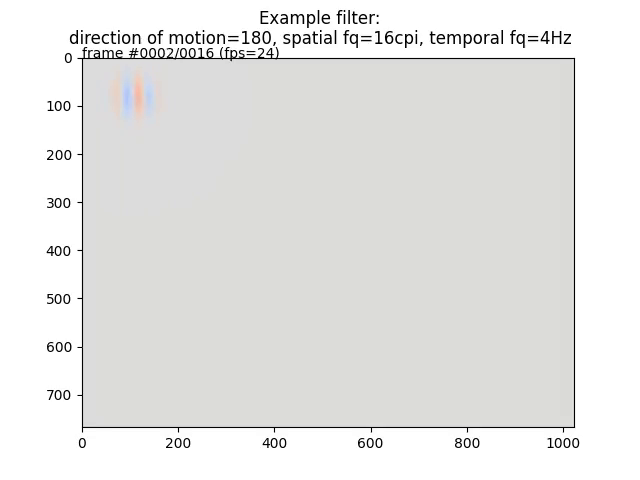
#> input picture frame 1 of _downloads/example_moten_filter.mp4, 640 x 480 px, given in place of avsnr150s24fps_tiny.mp4, which was not available
$ python compare_numpy_vs_gpu.py   (older library calls are emulated)
#> lines starting #> are read from the running program, lines starting #| are printed output that depends on the picture
### moten/io.py
'''
'''
# Anwar O. Nunez-Elizalde (Jan, 2016)
#
# Updates:
#  Anwar O. Nunez-Elizalde (Apr, 2020)
#
#
from PIL import Image
import numpy as np

from moten.utils import iterator_func
from moten.colorspace import rgb2lab

ANTIALIAS = Image.Resampling.LANCZOS if hasattr(Image, "Resampling") else Image.ANTIALIAS


def video_buffer(video_file, nimages=np.inf):
    '''Generator for a video file.

    Yields individual uint8 images from a video file.
    The video is loaded into memory one frame at a time.

    Parameters
    ----------
    video_file : str
        Full path to the video file.
        This can be a video file on disk or from a website.
    nimages : optional, int
        If specified, only `nimages` frames are loaded.

    Yields
    ------
    video_frame : uint8 3D np.ndarray, (vdim, hdim, color)
        Each ``next()`` call yields an uint8 RGB frame from video.

    Example
    -------
    >>> video_file = 'http://anwarnunez.github.io/downloads/avsnr150s24fps_tiny.mp4'
    >>> image_buffer = video_buffer(video_file, nimages=50)
    >>> movie = np.asarray([frame for frame in image_buffer])
    >>> print(movie.shape) # (nimages, vdim, hdim, color)
    (50, 144, 256, 3)
    '''
    import cv2
    cap = cv2.VideoCapture(video_file)
    frameidx = 0
    while True:
        if frameidx >= nimages:
            break
        flag, im = cap.read()
        frameidx += 1
        if flag:
            yield im[...,::-1] # flip to RGB
        else:
            break


# [70 lines left out: functions generate_frames_from_greyvideo, generate_frame_difference_from_greyvideo, not called in this run]


def video2luminance(video_file, size=None, nimages=np.inf):
    '''Convert the video frames to luminance images.

    Internally, this function loads one video frame into memory at a time.
    Tt converts the RGB pixel values from one frame to CIE-LAB pixel values.
    It then keeps the luminance channel only. This process is performed
    for all frames requested or until we reach the end of the video file.

    Parameters
    ----------
    video_file : str
        Full path to the video file.
        This can be a video file on disk or from a website.
    size : optional, tuple (vdim, hdim)
        The desired output image size.
        If specified, the image is scaled or shrunk to this size.
        If not specified, the original size is kept.
    nimages : optional, int
        If specified, only `nimages` frames are converted to luminance.

    Returns
    -------
    luminance_images : 3D np.ndarray, (nimages, vdim, hdim)
        Pixel values are in the 0-100 range.
    '''
    vbuffer = video_buffer(video_file, nimages=nimages)
    luminance_video = []
    for imageidx, image_rgb in iterator_func(enumerate(vbuffer),
                                             '%s.video2luminance'%__name__):
        luminance_image = imagearray2luminance(image_rgb, size=size).squeeze()
        luminance_video.append(luminance_image)
    return np.asarray(luminance_video)


# [31 lines left out: function video2grey, not called in this run]


def imagearray2luminance(uint8arr, size=None, filter=ANTIALIAS, dtype=np.float64):
    '''Convert an array of uint8 RGB images to a luminance image

    Parameters
    ----------
    uint8arr : 4D np.ndarray, (nimages, vdim, hdim, color)
        The uint8 RGB frames.
    size : optional, tuple (vdim, hdim)
        The desired output image size.
    filter: to be passed to PIL

    Returns
    -------
    luminance_array : 3D np.ndarray, (nimages, vdim, hdim)
        The luminance image representation.
        Pixel values are in the 0-100 range.
    '''
    from scipy import misc
    from moten.colorspace import rgb2lab

    if uint8arr.ndim == 3:
        # handle single image case
        uint8arr = np.asarray([uint8arr])

    nimages, vdim, hdim, cdim = uint8arr.shape
    outshape = (nimages, vdim, hdim) if size is None \
        else (nimages, size[0], size[1])

    luminance = np.zeros(outshape, dtype=dtype)
    for imdx in range(nimages):
        im = uint8arr[imdx]
        if size is not None:
            im = Image.fromarray(im)
            im = resize_image(im, size=size, filter=filter)
        im = rgb2lab(im/255.)[...,0]
        luminance[imdx] = im
    return luminance


def resize_image(im, size=(96,96), filter=ANTIALIAS):
    '''Resize an image and return its array representation.

    Parameters
    ----------
    im : str, np.ndarray(uint8), or PIL.Image object
        The path to the image, an image array, or a loaded PIL.Image.
    size : tuple, (vdim, hdim)
        The desired output image size.

    Returns
    -------
    arr : uint8 np.array, (vdim, hdim, 3)
        The resized image array
    '''
    if isinstance(im, str):
        im = Image.open(im)
    elif isinstance(im, np.ndarray):
        im = Image.fromarray(im)
    im.load()

    # flip to PIL.Image convention
    size = size[::-1]
    try:
        im = im._new(im.im.stretch(size, filter))
    except AttributeError:
        # PIL 4.0.0 The stretch function on the core image object has been removed.
        # This used to be for enlarging the image, but has been aliased to resize recently.
        im = im._new(im.im.resize(size, filter))
    im = np.asarray(im)
    return im


# [66 lines left out: functions load_image_luminance, apply_mask, not called in this run]

### moten/utils.py
'''Help functions.
'''
# Anwar O. Nunez-Elizalde (Jan, 2016)
#
# Updates:
#  Anwar O. Nunez-Elizalde (Apr, 2020)
#
#
from moten.backend import get_backend

with_tqdm = True
try:
    from tqdm import tqdm
except ImportError:
    with_tqdm = False
    pass


##############################
# helper functions
##############################

# [17 lines left out: functions log_compress, sqrt_sum_squares, pointwise_square, not called in this run]


class DotDict(dict):
    '''A dictionary with dot syntax.
    '''
    # Copied from pykilosort (written by C. Rossant).
    def __init__(self, *args, **kwargs):
        super(type(self), self).__init__(*args, **kwargs)
        self.__dict__ = self

    # [4 lines left out: function copy, not called in this run]


def iterator_func(*args, **kwargs):
    '''If available, show iteration progress with `tqdm`.
    '''
    try:
        from tqdm import tqdm
        return tqdm(*args, **kwargs)
    except ImportError:
        return args[0]
    raise ValueError('Unknown')

### moten/backend/_utils.py
"""Backend utilities for pymoten.

Provides set_backend/get_backend for switching between numpy and torch.
"""
import importlib
import types
import warnings

ALL_BACKENDS = [
    "numpy",
    "torch",
    "torch_cuda",
    "torch_mps",
]

CURRENT_BACKEND = "numpy"


def set_backend(backend, on_error="raise"):
    """Set the backend using a global variable, and return the backend module.

    Parameters
    ----------
    backend : str or module
        Name or module of the backend.
    on_error : str in {"raise", "warn"}
        Define what is done if the backend fails to be loaded.
        If "warn", this function only warns, and keeps the previous backend.
        If "raise", this function raises on errors.

    Returns
    -------
    module : python module
        Module of the backend.
    """
    global CURRENT_BACKEND

    try:
        if isinstance(backend, types.ModuleType):
            backend = backend.name

        if backend not in ALL_BACKENDS:
            raise ValueError("Unknown backend=%r" % (backend, ))

        module = importlib.import_module(__package__ + "." + backend)
        CURRENT_BACKEND = backend

        if backend == "torch_mps":
            warnings.warn(
                "You are using the torch_mps backend which operates with "
                "float32 precision. Results may be less precise than other "
                "backends due to MPS framework limitations.",
                UserWarning
            )
    except Exception as error:
        if on_error == "raise":
            raise error
        elif on_error == "warn":
            warnings.warn(f"Setting backend to {backend} failed: {str(error)}. "
                          f"Falling back to {CURRENT_BACKEND} backend.")
            module = get_backend()
        else:
            raise ValueError('Unknown value on_error=%r' % (on_error, ))

    return module


# [127 lines left out: functions get_backend, benchmark, _dtype_to_str, not called in this run]

### moten/pyramids.py
'''
'''
#
# Adapted from MATLAB code written by S. Nishimoto (see Nishimoto, et al., 2011).
# Anwar O. Nunez-Elizalde (Jan, 2016)
#
# Updates:
#  Anwar O. Nunez-Elizalde (Apr, 2020)
#
#
# Implementation notes:
#
# The terminology here is "pyramid" and "filters".
# In moten.core, the termilogy is inconsistent.
#
# TODO: Fix terminology in moten.core to match API.
#
import numpy as np

from moten.backend import get_backend
from moten import (utils,
                   core,
                   viz,
                   )

__all__ = ['MotionEnergyPyramid',
           'StimulusMotionEnergy',
           'StimulusStaticGaborPyramid',
           'DefaultPyramids']

##############################
#
##############################

class MotionEnergyPyramid(object):
    '''Construct a motion energy pyramid that tiles the stimulus.

    Generates motion energy filters at the desired
    spatio-temporal frequencies and directions of motion.
    Multiple motion energy filters per spatio-temporal frequency
    are constructed and each is centered at different locations
    in the image in order to tile the stimulus.


    Parameters
    ----------
    stimulus_vhsize : tuple of ints
        Size of the stimulus in pixels (vdim, hdim)
    stimulus_fps : scalar, [Hz]
        Stimulus playback speed in frames per second.
    spatial_frequencies : array-like, [cycles-per-image]
        Spatial frequencies for the filters
    spatial_directions : array-like, [degrees]
        Direction of filter motion. Degree position corresponds
        to standard unit-circle coordinates (i.e. 0=right, 180=left).
    temporal_frequencies : array-like, [Hz]
        Temporal frequencies of the filters
    filter_temporal_width : int
        Temporal window of the motion energy filter (e.g. 10).
        Defaults to approximately 0.666[secs] (`floor(stimulus_fps*(2/3))`).

    Attributes
    ----------
    nfilters : int
    filters : list of dicts
        Each item is a dict defining a motion energy filter.
        Each of the `nfilters` has the following parameters:
            * centerv,centerh : y:vertical and x:horizontal position ('0,0' is top left)
            * direction       : direction of motion [degrees]
            * spatial_freq    : spatial frequency [cpi]
            * spatial_env     : spatial envelope (gaussian s.d.)
            * temporal_freq   : temporal frequency [Hz]
            * temporal_env    : temporal envelope (gaussian s.d.)
            * filter_temporal_width : temporal window of filter [frames]
            * aspect_ratio    : width/height
            * stimulus_fps    : stimulus playback speed in frames per second
            * spatial_phase_offset : filter phase offset in [degrees]

    parameters : dict of arrays
        The individual parameter values across all filters.
        Each item is an array of length ``nfilters``
    definition : dict
        Parameters used to define the pyramid.
    parameters_matrix : np.array, (nfilters, 11)
        Parameters that defined the motion energy filter.
    parameters_names  : tuple of strings

    Notes
    -----
    See :func:`moten.core.mk_moten_pyramid_params` for more details on
    making the pyramid.
    '''
    # [440 lines left out: functions __init__, __repr__, filters_at_vhposition, get_filter_spatiotemporal_quadratures, get_filter_temporal_quadrature, get_filter_spatial_quadrature and 6 more, not called in this run]


class StimulusMotionEnergy(object):
    '''Parametrize a motion energy pyramid that tiles the stimulus.

    Generates motion energy filters at the desired
    spatio-temporal frequencies and directions of motion.
    Multiple motion energy filters per spatio-temporal frequency
    are constructed and each is centered at different locations
    in the image in order to tile the stimulus.

    Parameters
    ----------
    stimulus : np.array, (nimages, vdim, hdim)
        The movie frames.
    stimulus_fps : scalar, [Hz]
        Stimulus playback speed in frames per second.
    spatial_frequencies : array-like, [cycles-per-image]
        Spatial frequencies for the filters
    spatial_directions : array-like, [degrees]
        Direction of filter motion. Degree position corresponds
        to standard unit-circle coordinates (i.e. 0=right, 180=left).
    temporal_frequencies : array-like, [Hz]
        Temporal frequencies of the filters
    filter_temporal_width : int
        Temporal window of the motion energy filter (e.g. 10).
        Defaults to approximately 0.666[secs] (`floor(stimulus_fps*(2/3))`).

    Attributes
    ----------
    stimulus : 2D np.ndarray, (nimages, vdim*hdim)
        Time-space representation of stimulus
    view : :class:`MotionEnergyPyramid`
        Full description of the motion energy pyramid.
    nimages : int
        Number of video frames
    nfilters : int
    aspect_ratio : scalar, (hdim/vdim)
    stimulus_fps : int (fps)
    stimulus_vhsize : tuple of ints, (vdim, hdim)
    original_stimulus : 3D np.ndarray, (nimages, vdim, hdim)
    '''
    # [156 lines left out: functions __init__, __repr__, project_stimulus, project, project_at_vhposition, raw_projection, not called in this run]


class StimulusStaticGaborPyramid(StimulusMotionEnergy):
    '''
    '''
    # [24 lines left out: function __init__, not called in this run]


class DefaultPyramids(object):
    '''
    '''
    def __init__(self):
        pass

    # [35 lines left out: functions pyramid15fps512x512, pyramid15fps96x96, pyramid24fps800x600, pyramid24fps640x480, pyramid24fps128x72, pyramid24fps256x144, not called in this run]

### examples/compare_numpy_vs_gpu.py
"""
Compare numpy vs GPU backend on a real video stimulus.

Downloads a short demo video, extracts motion energy features using both
numpy and a GPU backend (torch_mps or torch_cuda), and saves the results.

Usage::

    python examples/demo_numpy_vs_gpu.py
    python examples/demo_numpy_vs_gpu.py --backend torch_cuda
    python examples/demo_numpy_vs_gpu.py --nimages 100 --output my_features.npz
"""
import argparse
import os
import sys
import time
import warnings

os.environ["TQDM_DISABLE"] = "1"

import numpy as np

import moten.io
import moten.pyramids
from moten.backend import set_backend


def detect_gpu_backend():
    """Try to find an available GPU backend."""
    for name in ["torch_mps", "torch_cuda"]:
        try:
            set_backend(name)
            set_backend("numpy")
            return name
        except Exception:
            pass
    return None


def run_projection(pyramid, stimulus, n_repeats, batch_size, batched=True):
    """Run projection and return (features, best_time, all_times)."""
    if batched:
        project = lambda: pyramid.project_stimulus_batched(
            stimulus, dtype='float32', batch_size=batch_size)
    else:
        project = lambda: pyramid.project_stimulus(stimulus, dtype='float32')

    # Warm-up
    project()

    durations = []
    for _ in range(n_repeats):
        start = time.perf_counter()
        features = project()
        elapsed = time.perf_counter() - start
        durations.append(elapsed)

    return features, min(durations), durations


def main():
    parser = argparse.ArgumentParser(
        description="Compare numpy vs GPU motion energy extraction on video")
    parser.add_argument(
        "--backend", default=None,
        help="GPU backend to compare against numpy "
             "(default: auto-detect torch_mps or torch_cuda)")
    parser.add_argument(
        "--video-url", default="http://anwarnunez.github.io/downloads/avsnr150s24fps_tiny.mp4",
        help="URL of video file")
    parser.add_argument("--nimages", type=int, default=None,
                        help="Number of frames to extract (default: all)")
    parser.add_argument("--size", type=int, nargs=2, default=[72, 128],
                        metavar=("VDIM", "HDIM"),
                        help="Spatial size for downsampling (default: 72 128)")
    parser.add_argument("--output", default="motion_energy_features.npz",
                        help="Output file (default: motion_energy_features.npz)")
    parser.add_argument("--repeats", type=int, default=3,
                        help="Number of timed repeats (default: 3)")
    parser.add_argument("--batch-size", type=int, default=128,
                        help="Batch size for batched projection (default: 128)")
    args = parser.parse_args()

    warnings.filterwarnings("ignore", module="moten")

    # Detect GPU backend
    gpu_backend = args.backend
    if gpu_backend is None:
        gpu_backend = detect_gpu_backend()
        if gpu_backend is None:
            print("No GPU backend available (need torch_mps or torch_cuda).")
            sys.exit(1)
        print(f"Auto-detected GPU backend: {gpu_backend}")
    else:
        try:
            set_backend(gpu_backend)
            set_backend("numpy")
        except Exception as e:
            print(f"Backend '{gpu_backend}' not available: {e}")
            sys.exit(1)

    vdim, hdim = args.size
    stimulus_fps = 24

    # Load video
    nimages = args.nimages if args.nimages is not None else np.inf
    print(f"\nLoading video: {args.video_url}")
    print(f"  Frames: {'all' if args.nimages is None else args.nimages}, "
          f"Size: ({vdim}, {hdim})")
    luminance_images = moten.io.video2luminance(
        args.video_url, size=(vdim, hdim), nimages=nimages)
#> in resize_image, `im = im._new(im.im.resize(size, filter))`:
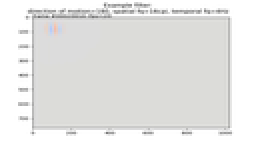
#> im: PIL image 128x72 RGB (shown 2 times larger); mean R, G, B 229.1, 229.1, 227.6
    print(f"  Loaded: {luminance_images.shape}")

    # Create pyramid
    pyramid = moten.pyramids.MotionEnergyPyramid(
        stimulus_vhsize=(vdim, hdim),
        stimulus_fps=stimulus_fps,
    )
    print(f"  Filters: {pyramid.nfilters}")

    # --- numpy ---
    print("\nRunning numpy...")
    set_backend("numpy")
    features_np, time_np, times_np = run_projection(
        pyramid, luminance_images, args.repeats, args.batch_size, batched=False)
    features_np = np.asarray(features_np)
    print(f"  Best: {time_np:.3f}s (of {args.repeats} runs)")

    # --- GPU backend ---
    print(f"\nRunning {gpu_backend} (batched, batch_size={args.batch_size})...")
    gpu_mod = set_backend(gpu_backend)
    stimulus_gpu = gpu_mod.asarray(luminance_images)
    features_gpu, time_gpu, times_gpu = run_projection(
        pyramid, stimulus_gpu, args.repeats, args.batch_size)
    features_gpu_np = gpu_mod.to_numpy(features_gpu)
    print(f"  Best: {time_gpu:.3f}s (of {args.repeats} runs)")

    # Reset
    set_backend("numpy")

    # Summary
    speedup = time_np / time_gpu
    max_diff = np.max(np.abs(features_np.astype(np.float32)
                             - features_gpu_np.astype(np.float32)))

    # Timepoint-by-timepoint correlation
    corrs = np.array([np.corrcoef(features_np[t], features_gpu_np[t])[0, 1]
                      for t in range(features_np.shape[0])])

    print(f"\n{'='*50}")
    print(f"  numpy:       {time_np:.3f}s")
    print(f"  {gpu_backend:12s}: {time_gpu:.3f}s")
    print(f"  Speedup:     {speedup:.2f}x")
    print(f"  Max |diff|:  {max_diff:.2e}")
    print(f"  Correlation: min={np.nanmin(corrs):.6f} "
          f"mean={np.nanmean(corrs):.6f}")
    print(f"  Output:      {features_np.shape}")
    print(f"{'='*50}")

    # Save
    timings = dict(
        numpy_best=time_np,
        numpy_all=times_np,
        gpu_best=time_gpu,
        gpu_all=times_gpu,
        speedup=speedup,
        backend=gpu_backend,
    )
    np.savez(args.output,
             numpy=features_np,
             **{gpu_backend: features_gpu_np},
             timings=timings)
    print(f"\nSaved to {args.output}")


if __name__ == "__main__":
    main()
#> (the call stopped at in imagearray2luminance, `im = rgb2lab(im/255.)[...,0]`: moten is not available in this run)

$ run again, starting later in the video
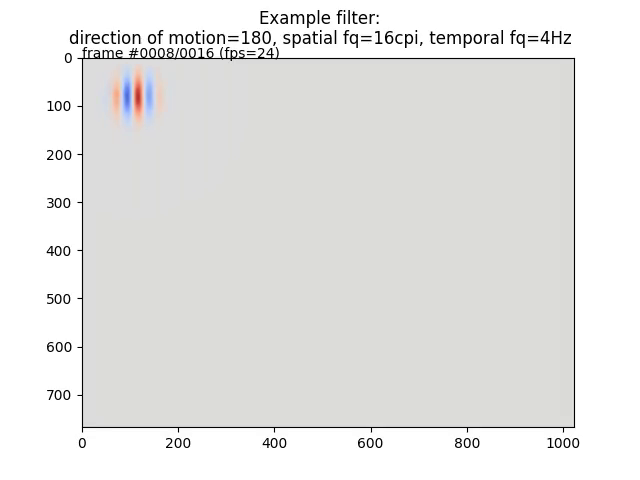
#> input picture frame 7 of _downloads/example_moten_filter.mp4, 640 x 480 px, given in place of avsnr150s24fps_tiny.mp4, which was not available
#> in resize_image, `im = im._new(im.im.resize(size, filter))`:
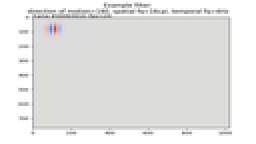
#> im: PIL image 128x72 RGB (shown 2 times larger); mean R, G, B 229, 228.9, 227.5

$ run again, starting later in the video
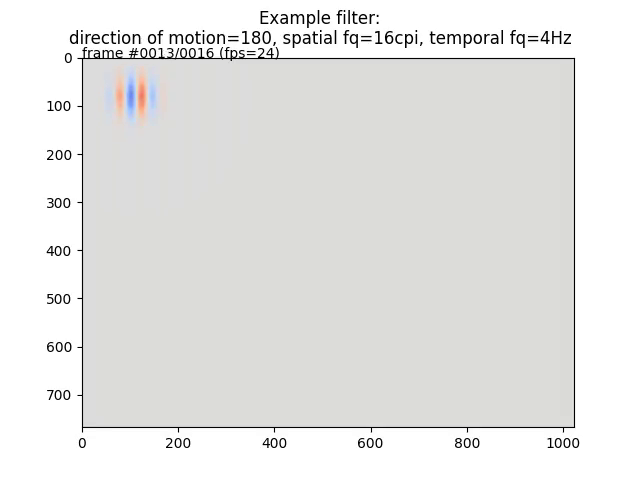
#> input picture frame 12 of _downloads/example_moten_filter.mp4, 640 x 480 px, given in place of avsnr150s24fps_tiny.mp4, which was not available
#> in resize_image, `im = im._new(im.im.resize(size, filter))`:
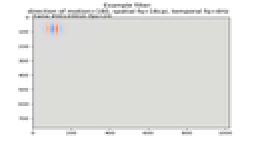
#> im: PIL image 128x72 RGB (shown 2 times larger); mean R, G, B 229.1, 229, 227.5
